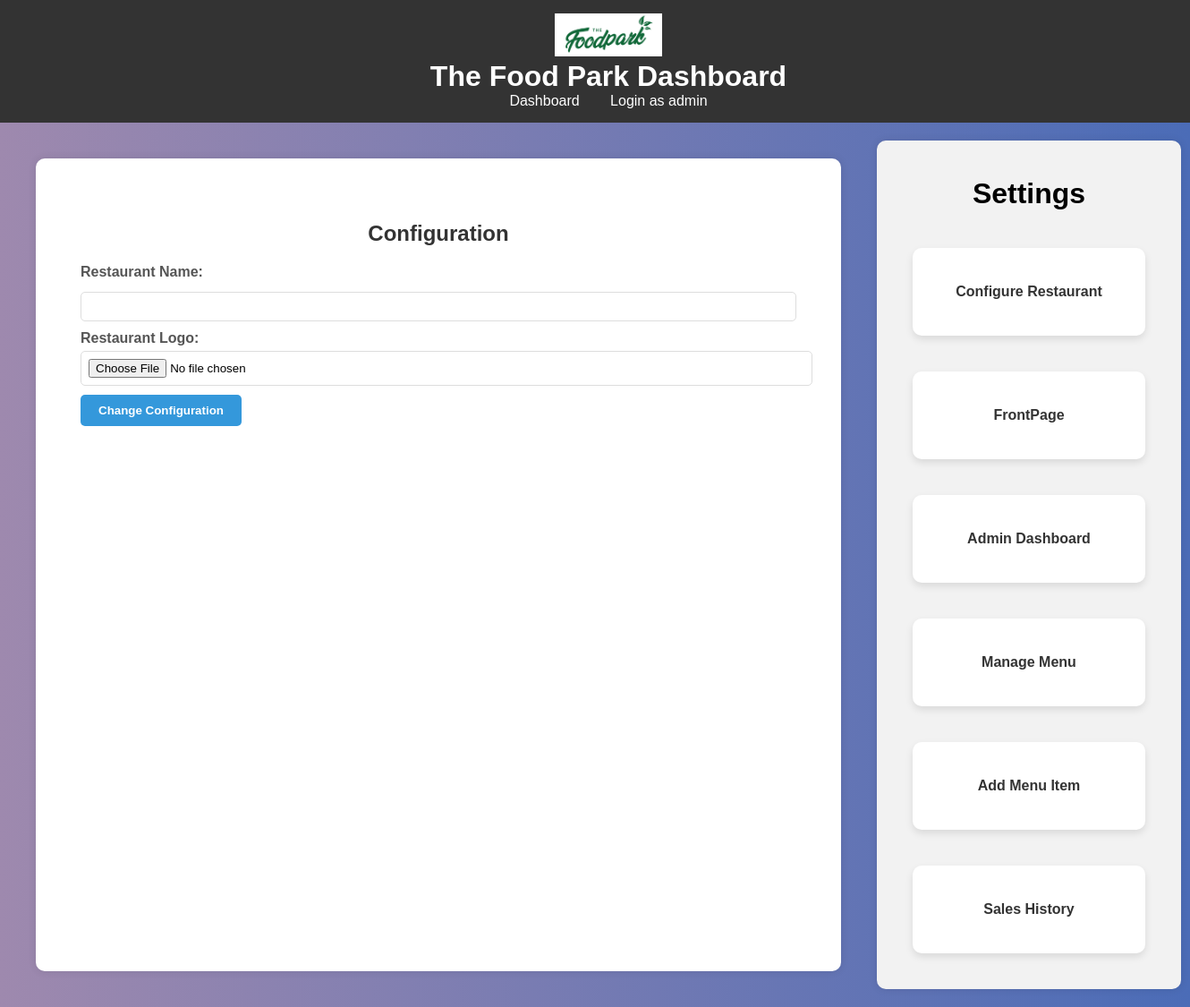
The page /configure on the database its author committed.
### restaurant/models.py (models this page shows)
class Configuration(models.Model):
    title = models.CharField(max_length=30,default=None)
    logo = models.ImageField(upload_to='media/',default = None)

### restaurant/views.py (the view, shortened to what this page needs)
# urls.py: path('configure',views.configure,name='configure'),
def configure(request):
    return render(request,"restaurant/configure.html")

### restaurant/context_processors.py (called while the page is built)
def global_context(request):
    return {'restaurant': Configuration.objects.first()}

### restaurant/templates/restaurant/configure.html (shortened to what this page needs)
{% extends 'restaurant/admin_layout.html' %}
{% block content %}
    <div id="main-content">
        <div id="configure-form">
            <h2>Configuration</h2>
            <form method="post" action="{% url 'configure' %}" enctype="multipart/form-data">
                <label for="restaurant_name"><b>Restaurant Name:</b></label>
                <input type="text" name="restaurant_name" id="restaurant_name" required>
                <br>
                <label for="logo"><b>Restaurant Logo:</b></label>
                <input type="file" name="logo" id="logo" required>
                <br>
                <button type="submit"><b>Change Configuration</b></button>
            </form>
        </div>
    </div>
{% endblock %}

### restaurant/templates/restaurant/admin_layout.html (shortened to what this page needs)
{% load static %}
<!DOCTYPE html>
<html lang="en">
<head>
    <link rel="stylesheet" href="{% static 'restaurant/admin_styles.css' %}">
</head>
<body>
    <div id="header">
        <img src = "{{restaurant.logo.url}}" id = "main-logo">
        {%if restaurant.title %}
            <h1>{{restaurant.title}} Dashboard</h1>
        {%else%}
            <h1>Admin Dashboard</h1>
        {%endif%}
    <div id = "header-links">
        <a href="{% url 'admin_home' %}">Dashboard</a>
        {% if user.is_authenticated %}
         |  Signed in as {{ user.username }} | <a href="{% url 'logout' %}">Logout</a>
        {% else %}
            <a href="{% url 'login' %}">Login as admin</a>
        {% endif %}
    </div>
    </div>
    <div id="main-content">
        {% block content %}
        {% endblock %}
        <div class="settings">
            <h1>Settings</h1>
            <a href="{% url 'configure' %}" class="big-card">Configure Restaurant</a>
            <br>
            <a href="{% url 'index' %}" class="big-card">FrontPage</a>
            <br>
            <a href="{% url 'admin_home' %}" class="big-card">Admin Dashboard</a>
            <br>
            <a href="{% url 'manage_menu' %}" class="big-card">Manage Menu</a>
            <br>
            <a href="{% url 'add_item' %}" class="big-card">Add Menu Item</a>
            <br>
            <a href="{% url 'sales_history' %}" class="big-card">Sales History</a>
            <br>
        </div>
    </div>
</body>
</html>

### restaurant/static/restaurant/admin_styles.css (style rules this page uses)
body { font-family: 'Arial', sans-serif; margin: 0; padding: 0; display: flex; flex-direction: column; height: 100vh; background: linear-gradient(to right, rgb(158, 137, 174), #4b6cb7); }
#header { background-color: #333; color: white; padding: 15px; text-align: center; width: 100%; z-index: 1000; }
#header h1 { margin: 0; text-align: center; }
#header a { color: white; text-decoration: none; margin: 15px; text-align: center; }
#main-content { display: flex; flex: 1; padding: 20px; }
.settings { width: 500px; flex: 1; padding: 20px; background-color: #f2f2f2; text-align: center; border-radius: 10px; box-shadow: 0 0 10px rgba(0, 0, 0, 0.1); margin-left: 20px; }
.big-card { background-color: #fff; color: #333; padding: 40px; border-radius: 10px; display: inline-block; margin: 20px 20px; cursor: pointer; text-decoration: none; transition: transform 0.3s; box-shadow: 0 4px 8px rgba(0, 0, 0, 0.1); font-weight: bold; width: 180px; }
input[type="text"], input[type="password"], input[type="email"],textarea { width: 100%; padding: 10px; margin: 8px 0; box-sizing: border-box; border: 1px solid #ccc; border-radius: 4px; }
#configure-form { flex:2; width: 800px; padding:50px; margin: 0 auto; background-color: #fff; border-radius: 10px; box-shadow: 0 0 10px rgba(0, 0, 0, 0.1); }
#configure-form h2 { text-align: center; color: #333; }
#configure-form label { display: block; margin-bottom: 5px; color: #555; }
#configure-form input { width: 100%; padding: 8px; margin-bottom: 10px; border: 1px solid #ddd; border-radius: 5px; }
#configure-form button { background-color: #3498db; color: white; padding: 10px 20px; border: none; border-radius: 5px; cursor: pointer; transition: background-color 0.3s; }
#main-logo { width:120px; }

### rows shown on the page
Configuration: logo (picture), title "The Food Park"
